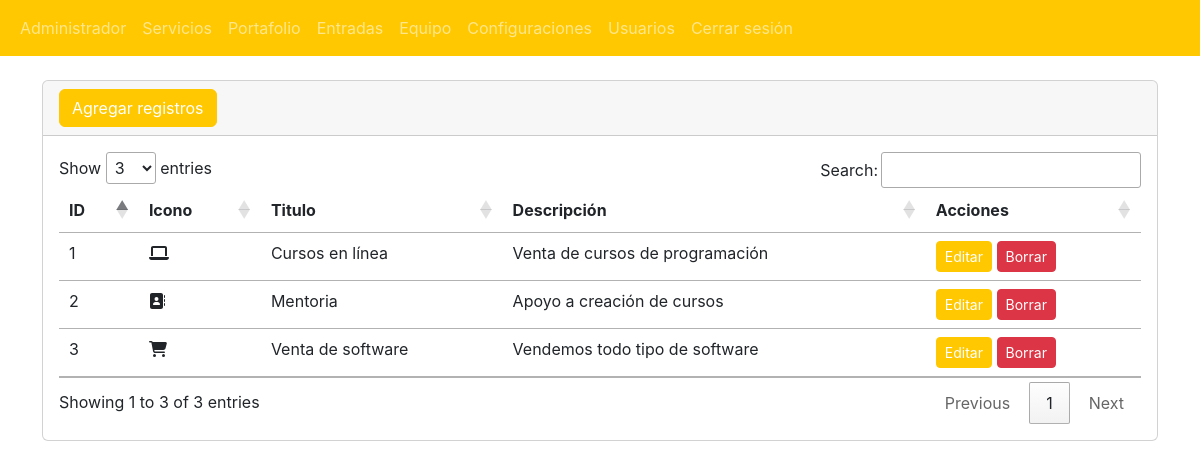
Page /admin/secciones/servicios/index.php (signed in) on the committed database.
### tables this page shows
CREATE TABLE `tbl_servicios` (
  `ID` int(11) NOT NULL,
  `icono` varchar(255) NOT NULL,
  `titulo` varchar(255) NOT NULL,
  `descripcion` varchar(255) NOT NULL
);

### admin/secciones/servicios/index.php (the view, shortened to what this page needs)
<?php
include("../../bd.php");
$sql = "SELECT * FROM tbl_servicios";
$consulta = $conexion->prepare($sql);
$consulta->execute();
$lista_servicios = $consulta->fetchAll(PDO::FETCH_ASSOC);
include("../../templates/header.php");
?>
<div class="card">
	<div class="card-header">
		<a class="btn btn-primary" name="" id="" href="crear.php" role="button">Agregar registros</a>
	</div>
	<div class="card-body">
		<div class="table-responsive">
			<table class="table" id="tabla_id">
				<thead>
					<tr>
						<th>ID</th>
						<th>Icono</th>
						<th>Titulo</th>
						<th>Descripción</th>
						<th>Acciones</th>
					</tr>
				</thead>
				<tbody>
					<?php foreach ($lista_servicios as $registro) { ?>
						<tr>
							<td><?php echo $registro['ID']; ?></td>
							<td><i class="<?php echo $registro['icono']; ?>"></i></td>
							<td><?php echo $registro['titulo']; ?></td>
							<td><?php echo $registro['descripcion']; ?></td>
							<td>
								<a class="btn btn-warning btn-sm" href="editar.php?txtID=<?php echo $registro['ID']; ?>" name="editar" id="editar" role="button">Editar</a>
								<a class="btn btn-danger btn-sm" href="javascript:borrar(<?php echo $registro['ID']; ?>)" name="borrar" id="borrar" role="button">Borrar</a>
							</td>
						</tr>
					<?php }?>
				</tbody>
			</table>
		</div>
	</div>
</div>
<?php include("../../templates/footer.php"); ?>

### rows in the picture
tbl_servicios: ID "1", titulo "Cursos en línea", descripcion "Venta de cursos de programación"
tbl_servicios: ID "2", titulo "Mentoria", descripcion "Apoyo a creación de cursos"
tbl_servicios: ID "3", titulo "Venta de software", descripcion "Vendemos todo tipo de software"
